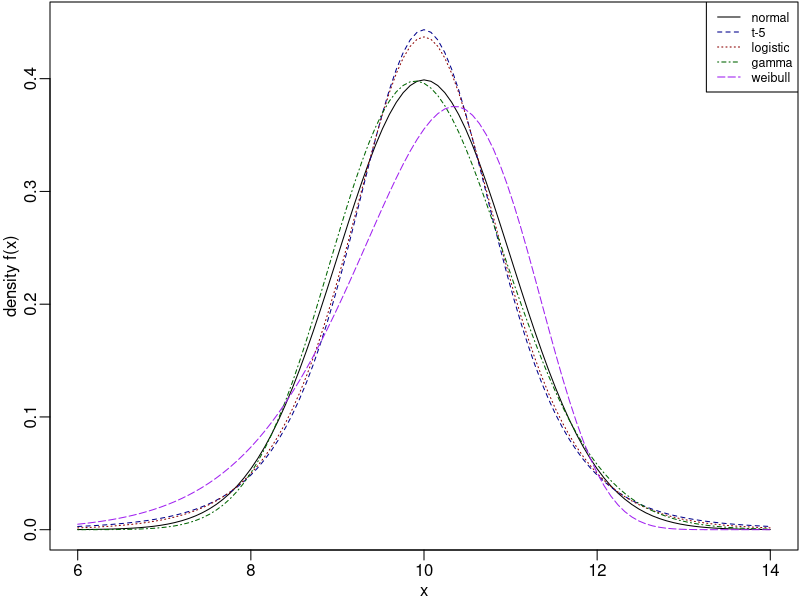

Write R code to recreate this figure.
pdf("uniden.pdf", height = 3, width = 4, pointsize = 9)
par(mar = c(2.5, 2.5, 0.1, 0.1), mgp = c(1.5, 0.5, 0))
plot(c(6, 14), c(0, 0.45), type = "n",  xlab = "x", ylab = "density f(x)")
curve(dnorm(x, 10, 1), add = TRUE)
curve(dt((x - 10) / 0.856, df = 5) / 0.856, add = TRUE, lty = 2,
      col = "darkblue")
curve(dlogis(x, 10, 0.572), add = TRUE, lty = 3, col = "darkred")
curve(dgamma(x, shape = 98.671, rate = 9.866), add = TRUE, lty = 4,
      col="darkgreen")
curve(dweibull(x, shape = 10.618, scale = 10.452), add = TRUE, lty = 5,
      col="purple")
legend("topright", c("normal", "t-5", "logistic", "gamma", "weibull"),
       col = c("black", "darkblue", "darkred", "darkgreen", "purple"),
       lty = 1:5, cex = 0.75)
dev.off()
